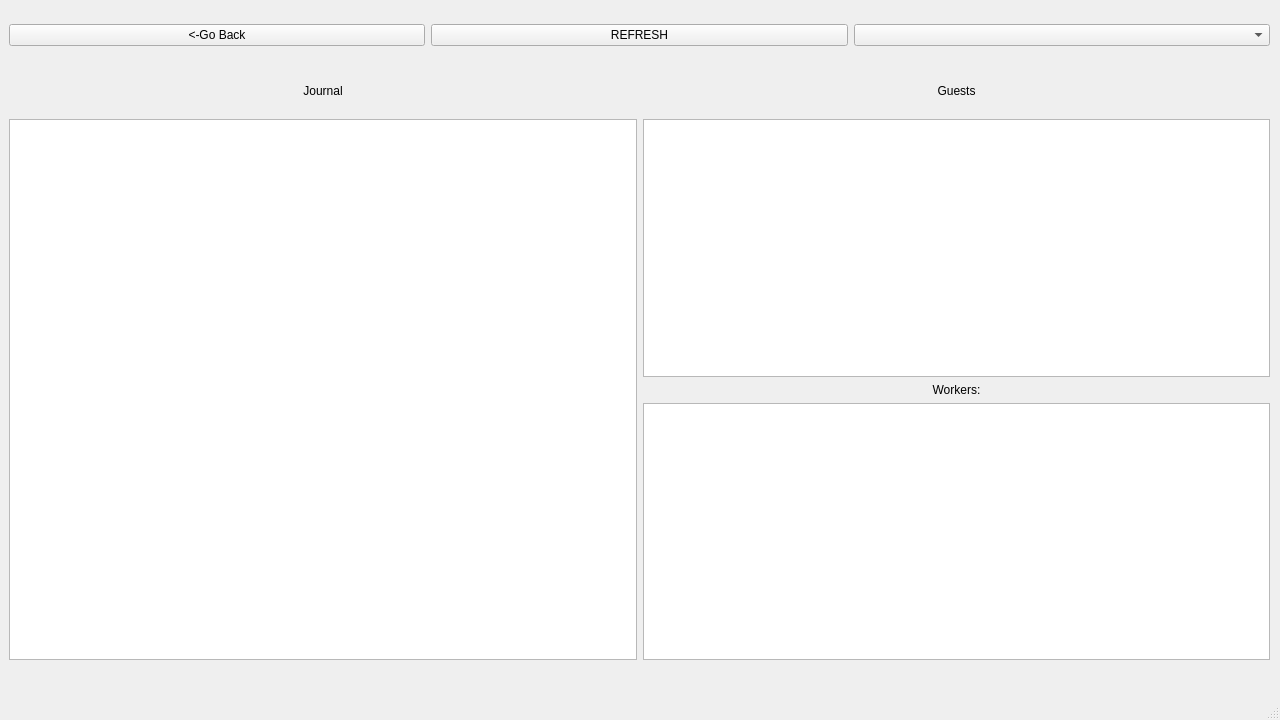
<?xml version="1.0" encoding="UTF-8"?>
<ui version="4.0">
 <class>Admin</class>
 <widget class="QMainWindow" name="Admin">
  <property name="geometry">
   <rect>
    <x>0</x>
    <y>0</y>
    <width>1280</width>
    <height>720</height>
   </rect>
  </property>
  <property name="windowTitle">
   <string>MainWindow</string>
  </property>
  <widget class="QWidget" name="centralwidget">
   <widget class="QWidget" name="verticalLayoutWidget">
    <property name="geometry">
     <rect>
      <x>9</x>
      <y>119</y>
      <width>1261</width>
      <height>541</height>
     </rect>
    </property>
    <layout class="QHBoxLayout" name="horizontalLayout_2">
     <property name="sizeConstraint">
      <enum>QLayout::SetNoConstraint</enum>
     </property>
     <item>
      <widget class="QTableWidget" name="journal">
       <property name="textElideMode">
        <enum>Qt::ElideMiddle</enum>
       </property>
      </widget>
     </item>
     <item>
      <layout class="QVBoxLayout" name="verticalLayout">
       <item>
        <widget class="QTableWidget" name="guests"/>
       </item>
       <item>
        <widget class="QLabel" name="workers_label">
         <property name="text">
          <string>Workers:</string>
         </property>
         <property name="alignment">
          <set>Qt::AlignCenter</set>
         </property>
        </widget>
       </item>
       <item>
        <widget class="QTableWidget" name="workers"/>
       </item>
      </layout>
     </item>
    </layout>
   </widget>
   <widget class="QWidget" name="horizontalLayoutWidget">
    <property name="geometry">
     <rect>
      <x>9</x>
      <y>10</y>
      <width>1261</width>
      <height>51</height>
     </rect>
    </property>
    <layout class="QHBoxLayout" name="horizontalLayout">
     <property name="sizeConstraint">
      <enum>QLayout::SetMinimumSize</enum>
     </property>
     <item>
      <widget class="QPushButton" name="pushButton">
       <property name="text">
        <string>&lt;-Go Back</string>
       </property>
      </widget>
     </item>
     <item>
      <widget class="QPushButton" name="pushButton_2">
       <property name="text">
        <string>REFRESH</string>
       </property>
      </widget>
     </item>
     <item>
      <widget class="QComboBox" name="comboBox">
       <property name="editable">
        <bool>false</bool>
       </property>
       <property name="currentText">
        <string comment="Show" extracomment="Show"/>
       </property>
      </widget>
     </item>
    </layout>
   </widget>
   <widget class="QWidget" name="horizontalLayoutWidget_2">
    <property name="geometry">
     <rect>
      <x>9</x>
      <y>70</y>
      <width>1261</width>
      <height>41</height>
     </rect>
    </property>
    <layout class="QHBoxLayout" name="horizontalLayout_3">
     <item>
      <widget class="QLabel" name="Jounal">
       <property name="text">
        <string>Journal</string>
       </property>
       <property name="alignment">
        <set>Qt::AlignCenter</set>
       </property>
      </widget>
     </item>
     <item>
      <widget class="QLabel" name="Guests">
       <property name="text">
        <string>Guests</string>
       </property>
       <property name="alignment">
        <set>Qt::AlignCenter</set>
       </property>
      </widget>
     </item>
    </layout>
   </widget>
  </widget>
  <widget class="QMenuBar" name="menubar">
   <property name="geometry">
    <rect>
     <x>0</x>
     <y>0</y>
     <width>1280</width>
     <height>26</height>
    </rect>
   </property>
  </widget>
  <widget class="QStatusBar" name="statusbar"/>
 </widget>
 <resources/>
 <connections/>
</ui>
